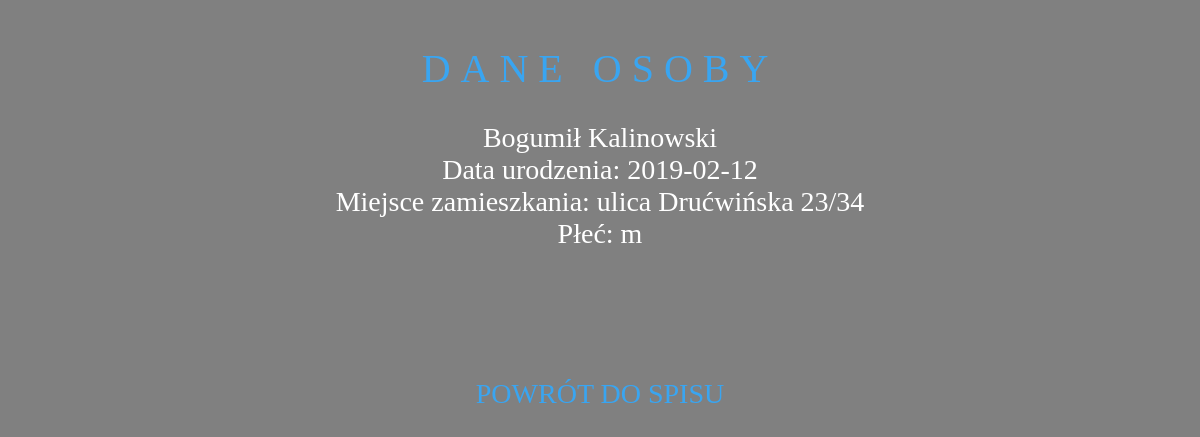
Screenshot of /inf.php?osoba=1 with the database file from the repository.
### tables this page shows
CREATE TABLE `osoby` (
  `id` int(11) NOT NULL,
  `name` text NOT NULL,
  `surname` text NOT NULL,
  `bdate` date NOT NULL,
  `adres` text NOT NULL,
  `num` int(11) NOT NULL,
  `sex` text NOT NULL
);

### inf.php (the view, shortened to what this page needs)
<head>
<link rel="stylesheet" href="main.css">
<h1> Dane Osoby </h1>
</head>
<body style="background-color: grey; color: white">
<?php
require_once 'dbconnect.php';
$polaczenie = mysqli_connect($host, $user, $pass, $db);
$id_osoby = $_GET['osoba'];
$daneOs = "SELECT * FROM osoby WHERE id = $id_osoby";
$rezultat = $polaczenie->query($daneOs);
$wiersz = $rezultat->fetch_assoc();
$osoba = $wiersz['name'].' '.$wiersz['surname'].'</br>'.'Data urodzenia: '.$wiersz['bdate'].'</br>Miejsce zamieszkania: ulica '.$wiersz['adres'].'</br>Płeć: '.$wiersz['sex'];
echo $osoba;
?>
</body>
<footer>
<a style="color: #39a5f1" href= 'index.php'> POWRÓT DO SPISU </a>
</footer>

### main.css (style rules this page uses)
body { background-color: grey; font-size: 28px; text-decoration: none; text-align: center; color: #fff; }
a:link { color: rgb(255, 255, 255); text-decoration: none; transform: none; }
h1 { font-size: 40px; font-weight: 400; color: #39a5f1; margin-top: 45px; margin-bottom: 30px; letter-spacing: 10px; text-transform: uppercase; }

### rows the page displays
osoby: name "Bogumił", surname "Kalinowski", bdate "2019-02-12", adres "Drućwińska 23/34", sex "m"
